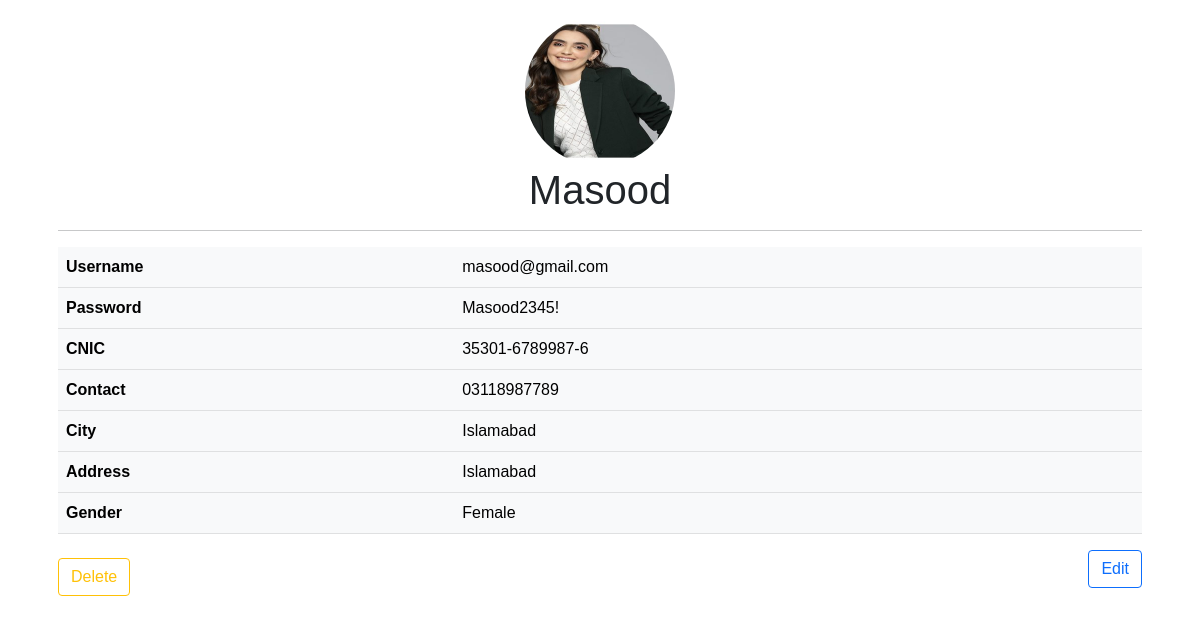
The page /NGO/dashboard/donorsprofile.php?r=2 on the database its author committed.
### tables this page shows
CREATE TABLE `donors` (
  `d_id` int(11) NOT NULL,
  `d_name` varchar(200) NOT NULL,
  `d_username` varchar(200) NOT NULL,
  `d_password` varchar(200) NOT NULL,
  `d_cnic` varchar(200) NOT NULL,
  `d_contact` varchar(200) NOT NULL,
  `d_city` varchar(200) NOT NULL,
  `d_address` varchar(200) NOT NULL,
  `d_status` varchar(200) NOT NULL,
  `d_gender` varchar(200) NOT NULL
);

### NGO/dashboard/donorsprofile.php (the view, shortened to what this page needs)
<?php
include 'dbconnect.php';
$id=$_GET['r'];
$query="SELECT * FROM donors WHERE d_id='".$id."'";
$q=mysqli_query($con,$query);
$row=mysqli_fetch_array($q);
?>
<!DOCTYPE html>
<!DOCTYPE html>
<html lang="en">
<head>
    <link rel="stylesheet" href="../assets/css/bootstrap.min.css">
    <link rel="stylesheet" href="../assets/css/style.css">
    <link rel="stylesheet" href="https://cdnjs.cloudflare.com/ajax/libs/font-awesome/4.7.0/css/font-awesome.min.css">
</head>
<body>
    <div class="container">
        <div class="row">
            <div class="col">
            <div class="modal-body">
        <img src="../assets/img/donor1.jpg" class="rounded mx-auto d-block rounded-circle" style="width: 150px; height: 150px;" alt="...">
        <h1 style="text-align: center;"><?php echo $row['d_name']?></h1>
        <hr>
        <table class="table table-light">
          <tbody>
            <tr>
              <th scope="col">Username</th>
              <td><?php echo $row['d_username']?></td>
            </tr>
            <tr>
              <th scope="col">Password</th>
              <td><?php echo $row['d_password']?></td>
            </tr>
            <tr>
              <th scope="col">CNIC</th>
              <td><?php echo $row['d_cnic']?></td>
            </tr>
            <tr>
              <th scope="col">Contact</th>
              <td><?php echo $row['d_contact']?></td>
            </tr>
            <tr>
              <th scope="col">City</th>
              <td><?php echo $row['d_city']?></td>
            </tr>
            <tr>
              <th scope="col">Address</th>
              <td><?php echo $row['d_address']?></td>
            </tr>
            <tr>
              <th scope="col">Gender</th>
              <td><?php echo $row['d_gender']?></td>
            </tr>
          </tbody>
        </table>
        <a href="donordelete.php?r=<?php echo $row['d_id']?>">
                  <button type="btn" class="btn btn-outline-warning mt-2">Delete</button>
                  </a>
      <a href="donoredit.php?r=<?php echo $row['d_id']?>">
        <button class="btn btn-outline-primary float-end">Edit</button>
        </a>
      </div>
            </div>
        </div>
    </div>
</body>
</html>

### NGO/assets/css/style.css (style rules this page uses)
* { padding: 0%; margin: 0%; font-family: sans-serif; }
a { text-decoration: none; color: black; cursor: pointer; }

### rows shown on the page
donors: d_name "Masood", d_username "masood@gmail.com", d_password "Masood2345!", d_cnic "35301-6789987-6", d_contact "03118987789", d_city "Islamabad", d_address "Islamabad", d_gender "Female"
